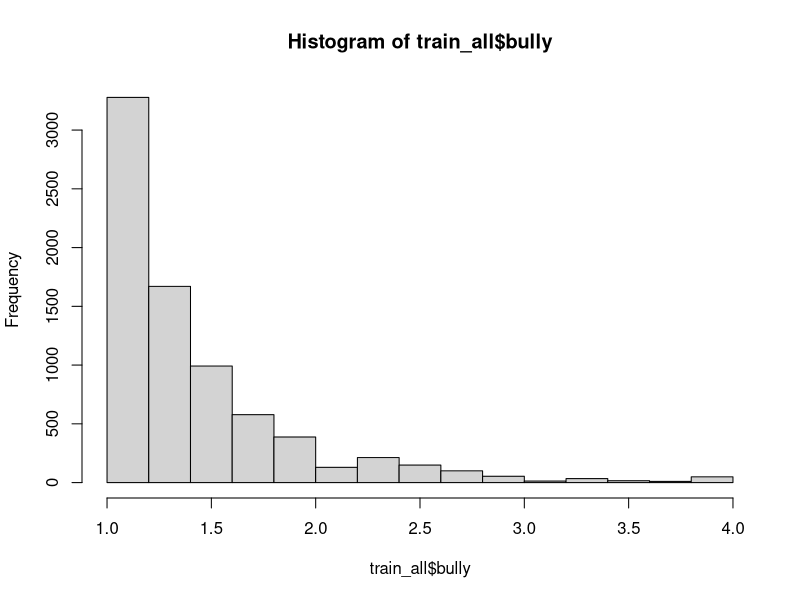

R code for this plot: (Note: this script raises an error after producing the figure.)
# Pset 3: Predicting Bullying
# Authors: Lambda team
# packages
library(tidyverse)
library(caret)
library(skimr)
library(dplyr)
library(doParallel)


train_all <- read.csv("cleaned_data.csv")

## Data exploration and cleaning
# To answer  Writeup and Discussion Questions (Part I)
skim(train_all)

nrow(train_all)

hist(train_all$bully)

mean_high_low_bully <- train_all %>%
  mutate(bully_group = if_else(bully >= 2.5, ">= 2.5", "< 2.5")) %>%
  group_by(bully_group) %>%
  summarise(
    mean_bully = mean(bully, na.rm = TRUE),
    n = n(),
    .groups = "drop"
  )



#####
# Overall clean-up

# Most of the code below is from Lab10, but we will modify it to fit our needs.

# see if any variables in our dataset have close to zero variability 
# (and thus should be dropped from the analysis)
nzv_to_drop <- nearZeroVar(train_all, saveMetrics = TRUE) %>%
  filter( nzv == TRUE )

train_clean <- train_all %>%
  select(-race_amerind, -feel_safer_other_rank, -student_id)

# Convert all character predictors to factors
train_clean <- train_clean %>%
  mutate(across(where(is.character), as.factor))

# check variable types
map_chr(train_clean, typeof)

type <- map_chr(train_clean, typeof) %>%
  enframe(name = "var", value = "type")

#####
# Splitting data into train and test
# set a seed for reproducibility
set.seed(80107)

# Create an index of rows for a training set with half of the data
trainIndex <- createDataPartition(train_clean$bully,
                                  p = .8, # proportion of data for training
                                  list = FALSE, #results will be in matrix form
                                  times = 1) # number of partitions to create)

# Create a temporary id to subset the data according to the trainIndex
full <- train_clean %>% 
  mutate(temp_id = 1:nrow(train_clean))

train <- full %>% 
  filter(temp_id %in% trainIndex) %>% 
  select(-temp_id)

test <- full %>% 
  filter(!(temp_id %in% trainIndex)) %>% 
  select(-temp_id)

# compare these to `test` and `train`:
summary(train$bully)
summary(test$bully)

# what is the tuning parameter for rf?
modelLookup(model = "rf")

#####
# Train model with cross-validation
# Reset the seed
set.seed(80107)

# parallel run this heavy model training
cl <- makePSOCKcluster(parallel::detectCores() - 1)  
registerDoParallel(cl)

# multiple parameters combinations have been tested, these are the ones
# we landed on, test RMSE didn't seem to improve with the tweaks we made.
# we think this might be due to our data being very imbalanced.

grid <- expand.grid(
  mtry = c(5, 10, 15, 20, 25, 30),
  splitrule = c("variance", "extratrees"),
  min.node.size = c(3, 5, 10, 20)     
)

ctrl <- trainControl(
  method = "cv", 
  number = 10,
  savePredictions = "final",
  verboseIter = FALSE      
)
# we saw on Luke's website that he uses ranger as an alternative to rf 
cv_mod_reg <- train(
  bully ~ ., 
  data = train,
  method = "ranger",
  trControl = ctrl,
  num.trees = 1000,       
  tuneGrid = grid,
  metric = "RMSE",
  importance = "permutation"  
)
stopCluster(cl)

#####
# Check results
cv_mod_reg
cv_mod_reg$bestTune
plot(cv_mod_reg)

X <- model.matrix(bully ~ ., data = train)
ncol(X) - 1  # predictors (excluding intercept)

cv_mod_results <- cv_mod_reg$results

ggplot(cv_mod_results, aes(x = mtry, y = RMSE)) +
  geom_point(col = "blue") +
  geom_line(col = "blue") +
  theme_bw()

# retrieve importance (by default, this is scaled from 0-100)
cv_mod_imp <- varImp(cv_mod_reg)

cv_mod_imp <- cv_mod_imp$importance # get the df only

cv_mod_imp <- cv_mod_imp %>% rownames_to_column("var")

ggplot(cv_mod_imp, aes(x = Overall, y = reorder(var, Overall))) +
  geom_col(fill = "blue") +
  labs(y = "Variable", x = "Importance (scaled)") +
  theme_bw()

# had to ask help from chatgpt to display only the top 20 predictors:
cv_mod_imp <- varImp(cv_mod_reg)$importance %>%
  rownames_to_column("var") %>%
  arrange(desc(Overall)) %>%
  slice_head(n = 20)

ggplot(cv_mod_imp, aes(x = Overall, y = reorder(var, Overall))) +
  geom_col(fill = "blue") +
  labs(title = "Top 20 predictors", y = NULL, x = "Importance (scaled)") +
  theme_bw()


train_reg <- train %>%
  mutate(rf_pred = predict(cv_mod_reg, train)) 

# caret has a built-in RMSE function, but it's also easy to calculate by hand:
RMSE(train_reg$bully, train_reg$rf_pred)
sqrt(mean((train_reg$bully - train_reg$rf_pred)^2))

# train RMSE 0.1595064
# now for test data:
test_reg <- test %>%
  mutate(rf_pred = predict(cv_mod_reg, test))

RMSE(test_reg$bully, test_reg$rf_pred)
sqrt(mean((test_reg$bully - test_reg$rf_pred)^2))
# test RMSE 0.399066

#####
# Fill in the csv file with our predictions
new_raw <- read.csv("cleaned_test_data.csv") %>%
  mutate(across(where(is.character), as.factor))
rf_reg <- cv_mod_reg

# Align factor levels to what the regression model saw during training 
# (suggestion from Claude)
for (v in names(rf_reg$xlevels)) {
  if (v %in% names(new_raw)) {
    new_raw[[v]] <- as.character(new_raw[[v]])
    new_raw[[v]][!new_raw[[v]] %in% rf_reg$xlevels[[v]]] <- NA
    new_raw[[v]] <- factor(new_raw[[v]], levels = rf_reg$xlevels[[v]])
  }
}

predicted_bully_level <- predict(rf_reg, newdata = new_raw)

pred_out <- data.frame(
  student_id = new_raw$student_id,
  predicted_bully_level = as.numeric(predicted_bully_level)
)

preds <- write.csv(pred_out, "rf_reg_predictions_ranger.csv", 
                   row.names = FALSE)

preds <- read.csv("rf_reg_predictions_ranger.csv")
